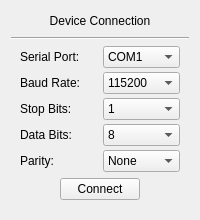
                <widget class="QWidget" name="widget_devCon" native="true">
                 <layout class="QVBoxLayout" name="verticalLayout_64" stretch="0,0,1">
                  <item>
                   <widget class="QLabel" name="label_281">
                    <property name="minimumSize">
                     <size>
                      <width>0</width>
                      <height>20</height>
                     </size>
                    </property>
                    <property name="maximumSize">
                     <size>
                      <width>16777215</width>
                      <height>20</height>
                     </size>
                    </property>
                    <property name="layoutDirection">
                     <enum>Qt::LayoutDirection::LeftToRight</enum>
                    </property>
                    <property name="text">
                     <string>Device Connection</string>
                    </property>
                    <property name="alignment">
                     <set>Qt::AlignmentFlag::AlignCenter</set>
                    </property>
                   </widget>
                  </item>
                  <item>
                   <widget class="Line" name="line_2">
                    <property name="orientation">
                     <enum>Qt::Orientation::Horizontal</enum>
                    </property>
                   </widget>
                  </item>
                  <item>
                   <widget class="QWidget" name="widget_2" native="true">
                    <layout class="QGridLayout" name="gridLayout_2">
                     <property name="topMargin">
                      <number>0</number>
                     </property>
                     <item row="2" column="0">
                      <layout class="QHBoxLayout" name="horizontalLayout_51">
                       <item>
                        <spacer name="horizontalSpacer_32">
                         <property name="orientation">
                          <enum>Qt::Orientation::Horizontal</enum>
                         </property>
                         <property name="sizeHint" stdset="0">
                          <size>
                           <width>40</width>
                           <height>20</height>
                          </size>
                         </property>
                        </spacer>
                       </item>
                       <item>
                        <widget class="QPushButton" name="btn_connect">
                         <property name="minimumSize">
                          <size>
                           <width>50</width>
                           <height>20</height>
                          </size>
                         </property>
                         <property name="styleSheet">
                          <string notr="true"/>
                         </property>
                         <property name="text">
                          <string>Connect</string>
                         </property>
                        </widget>
                       </item>
                       <item>
                        <spacer name="horizontalSpacer_33">
                         <property name="orientation">
                          <enum>Qt::Orientation::Horizontal</enum>
                         </property>
                         <property name="sizeHint" stdset="0">
                          <size>
                           <width>40</width>
                           <height>20</height>
                          </size>
                         </property>
                        </spacer>
                       </item>
                      </layout>
                     </item>
                     <item row="1" column="0">
                      <layout class="QGridLayout" name="gridLayout_32">
                       <property name="verticalSpacing">
                        <number>4</number>
                       </property>
                       <item row="4" column="0">
                        <widget class="QLabel" name="label_282">
                         <property name="text">
                          <string>Parity:</string>
                         </property>
                        </widget>
                       </item>
                       <item row="1" column="1">
                        <widget class="QComboBox" name="baudRate">
                         <property name="currentText">
                          <string>115200</string>
                         </property>
                         <property name="currentIndex">
                          <number>13</number>
                         </property>
                         <item>
                          <property name="text">
                           <string>110</string>
                          </property>
                         </item>
                         <item>
                          <property name="text">
                           <string>300</string>
                          </property>
                         </item>
                         <item>
                          <property name="text">
                           <string>600</string>
                          </property>
                         </item>
                         <item>
                          <property name="text">
                           <string>1200</string>
                          </property>
                         </item>
                         <item>
                          <property name="text">
                           <string>2400</string>
                          </property>
                         </item>
                         <item>
                          <property name="text">
                           <string>4800</string>
                          </property>
                         </item>
                         <item>
                          <property name="text">
                           <string>9600</string>
                          </property>
                         </item>
                         <item>
                          <property name="text">
                           <string>14400</string>
                          </property>
                         </item>
                         <item>
                          <property name="text">
                           <string>19200</string>
                          </property>
                         </item>
                         <item>
                          <property name="text">
                           <string>38400</string>
                          </property>
                         </item>
                         <item>
                          <property name="text">
                           <string>43000</string>
                          </property>
                         </item>
                         <item>
                          <property name="text">
                           <string>57600</string>
                          </property>
                         </item>
                         <item>
                          <property name="text">
                           <string>76800</string>
                          </property>
                         </item>
                         <item>
                          <property name="text">
                           <string>115200</string>
                          </property>
                         </item>
                         <item>
                          <property name="text">
                           <string>128000</string>
                          </property>
                         </item>
                         <item>
                          <property name="text">
                           <string>230400</string>
                          </property>
                         </item>
                         <item>
                          <property name="text">
                           <string>256000</string>
                          </property>
                         </item>
                         <item>
                          <property name="text">
                           <string>460800</string>
                          </property>
                         </item>
                        </widget>
                       </item>
                       <item row="3" column="1">
                        <widget class="QComboBox" name="dataBits">
                         <property name="currentText">
                          <string>8</string>
                         </property>
                         <property name="currentIndex">
                          <number>3</number>
                         </property>
                         <item>
                          <property name="text">
                           <string>5</string>
                          </property>
                         </item>
                         <item>
                          <property name="text">
                           <string>6</string>
                          </property>
                         </item>
                         <item>
                          <property name="text">
                           <string>7</string>
                          </property>
                         </item>
                         <item>
                          <property name="text">
                           <string>8</string>
                          </property>
                         </item>
                        </widget>
                       </item>
                       <item row="0" column="0">
                        <widget class="QLabel" name="label_283">
                         <property name="text">
                          <string>Serial Port:</string>
                         </property>
                        </widget>
                       </item>
                       <item row="2" column="0">
                        <widget class="QLabel" name="label_284">
                         <property name="text">
                          <string>Stop Bits:</string>
                         </property>
                        </widget>
                       </item>
                       <item row="0" column="1">
                        <widget class="QComboBox" name="serialPort">
                         <item>
                          <property name="text">
                           <string>COM1</string>
                          </property>
                         </item>
                         <item>
                          <property name="text">
                           <string>COM2</string>
                          </property>
                         </item>
                         <item>
                          <property name="text">
                           <string>COM3</string>
                          </property>
                         </item>
                        </widget>
                       </item>
                       <item row="2" column="1">
                        <widget class="QComboBox" name="stopBits">
                         <item>
                          <property name="text">
                           <string>1</string>
                          </property>
                         </item>
                         <item>
                          <property name="text">
                           <string>1.5</string>
                          </property>
                         </item>
                         <item>
                          <property name="text">
                           <string>2</string>
                          </property>
                         </item>
                        </widget>
                       </item>
                       <item row="3" column="0">
                        <widget class="QLabel" name="label_285">
                         <property name="text">
                          <string>Data Bits:</string>
                         </property>
                        </widget>
                       </item>
                       <item row="4" column="1">
                        <widget class="QComboBox" name="parity">
                         <item>
                          <property name="text">
                           <string>None</string>
                          </property>
                         </item>
                         <item>
                          <property name="text">
                           <string>Odd</string>
                          </property>
                         </item>
                         <item>
                          <property name="text">
                           <string>Even</string>
                          </property>
                         </item>
                        </widget>
                       </item>
                       <item row="1" column="0">
                        <widget class="QLabel" name="label_286">
                         <property name="text">
                          <string>Baud Rate:</string>
                         </property>
                        </widget>
                       </item>
                      </layout>
                     </item>
                    </layout>
                   </widget>
                  </item>
                 </layout>
                </widget>
